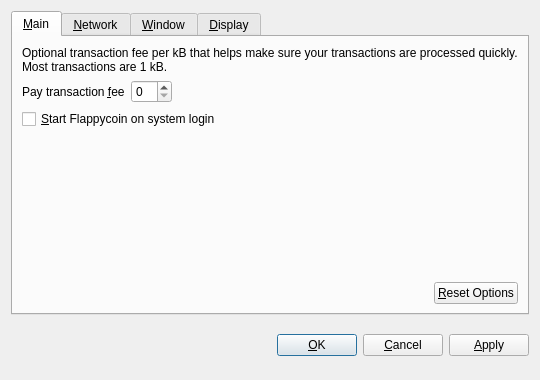
<?xml version="1.0" encoding="UTF-8"?>
<ui version="4.0">
 <class>OptionsDialog</class>
 <widget class="QDialog" name="OptionsDialog">
  <property name="geometry">
   <rect>
    <x>0</x>
    <y>0</y>
    <width>540</width>
    <height>380</height>
   </rect>
  </property>
  <property name="windowTitle">
   <string>Options</string>
  </property>
  <property name="modal">
   <bool>true</bool>
  </property>
  <layout class="QVBoxLayout" name="verticalLayout">
   <item>
    <widget class="QTabWidget" name="tabWidget">
     <property name="tabPosition">
      <enum>QTabWidget::North</enum>
     </property>
     <property name="currentIndex">
      <number>0</number>
     </property>
     <widget class="QWidget" name="tabMain">
      <attribute name="title">
       <string>&amp;Main</string>
      </attribute>
      <layout class="QVBoxLayout" name="verticalLayout_Main">
       <item>
        <widget class="QLabel" name="transactionFeeInfoLabel">
         <property name="text">
          <string>Optional transaction fee per kB that helps make sure your transactions are processed quickly. Most transactions are 1 kB.</string>
         </property>
         <property name="textFormat">
          <enum>Qt::PlainText</enum>
         </property>
         <property name="wordWrap">
          <bool>true</bool>
         </property>
        </widget>
       </item>
       <item>
        <layout class="QHBoxLayout" name="horizontalLayout_1_Main">
         <item>
          <widget class="QLabel" name="transactionFeeLabel">
           <property name="text">
            <string>Pay transaction &amp;fee</string>
           </property>
           <property name="textFormat">
            <enum>Qt::PlainText</enum>
           </property>
           <property name="buddy">
            <cstring>transactionFee</cstring>
           </property>
          </widget>
         </item>
         <item>
          <widget class="BitcoinAmountField" name="transactionFee"/>
         </item>
         <item>
          <spacer name="horizontalSpacer_1_Main">
           <property name="orientation">
            <enum>Qt::Horizontal</enum>
           </property>
           <property name="sizeHint" stdset="0">
            <size>
             <width>40</width>
             <height>20</height>
            </size>
           </property>
          </spacer>
         </item>
        </layout>
       </item>
       <item>
        <widget class="QCheckBox" name="bitcoinAtStartup">
         <property name="toolTip">
          <string>Automatically start Flappycoin after logging in to the system.</string>
         </property>
         <property name="text">
          <string>&amp;Start Flappycoin on system login</string>
         </property>
        </widget>
       </item>
       <item>
        <spacer name="verticalSpacer_Main">
         <property name="orientation">
          <enum>Qt::Vertical</enum>
         </property>
         <property name="sizeHint" stdset="0">
          <size>
           <width>20</width>
           <height>40</height>
          </size>
         </property>
        </spacer>
       </item>
       <item>
        <layout class="QHBoxLayout" name="horizontalLayout_2_Main">
         <item>
          <spacer name="horizontalSpacer_2_Main">
           <property name="orientation">
            <enum>Qt::Horizontal</enum>
           </property>
           <property name="sizeHint" stdset="0">
            <size>
             <width>40</width>
             <height>20</height>
            </size>
           </property>
          </spacer>
         </item>
         <item>
          <widget class="QPushButton" name="resetButton">
           <property name="toolTip">
            <string>Reset all client options to default.</string>
           </property>
           <property name="text">
            <string>&amp;Reset Options</string>
           </property>
           <property name="autoDefault">
            <bool>false</bool>
           </property>
          </widget>
         </item>
        </layout>
       </item>
      </layout>
     </widget>
     <widget class="QWidget" name="tabNetwork">
      <attribute name="title">
       <string>&amp;Network</string>
      </attribute>
      <layout class="QVBoxLayout" name="verticalLayout_Network">
       <item>
        <widget class="QCheckBox" name="mapPortUpnp">
         <property name="toolTip">
          <string>Automatically open the Flappycoin client port on the router. This only works when your router supports UPnP and it is enabled.</string>
         </property>
         <property name="text">
          <string>Map port using &amp;UPnP</string>
         </property>
        </widget>
       </item>
       <item>
        <widget class="QCheckBox" name="connectSocks">
         <property name="toolTip">
          <string>Connect to the Flappycoin network through a SOCKS proxy (e.g. when connecting through Tor).</string>
         </property>
         <property name="text">
          <string>&amp;Connect through SOCKS proxy:</string>
         </property>
        </widget>
       </item>
       <item>
        <layout class="QHBoxLayout" name="horizontalLayout_Network">
         <item>
          <widget class="QLabel" name="proxyIpLabel">
           <property name="text">
            <string>Proxy &amp;IP:</string>
           </property>
           <property name="textFormat">
            <enum>Qt::PlainText</enum>
           </property>
           <property name="buddy">
            <cstring>proxyIp</cstring>
           </property>
          </widget>
         </item>
         <item>
          <widget class="QValidatedLineEdit" name="proxyIp">
           <property name="maximumSize">
            <size>
             <width>140</width>
             <height>16777215</height>
            </size>
           </property>
           <property name="toolTip">
            <string>IP address of the proxy (e.g. 127.0.0.1)</string>
           </property>
          </widget>
         </item>
         <item>
          <widget class="QLabel" name="proxyPortLabel">
           <property name="text">
            <string>&amp;Port:</string>
           </property>
           <property name="textFormat">
            <enum>Qt::PlainText</enum>
           </property>
           <property name="buddy">
            <cstring>proxyPort</cstring>
           </property>
          </widget>
         </item>
         <item>
          <widget class="QLineEdit" name="proxyPort">
           <property name="maximumSize">
            <size>
             <width>55</width>
             <height>16777215</height>
            </size>
           </property>
           <property name="toolTip">
            <string>Port of the proxy (e.g. 9050)</string>
           </property>
          </widget>
         </item>
         <item>
          <widget class="QLabel" name="socksVersionLabel">
           <property name="text">
            <string>SOCKS &amp;Version:</string>
           </property>
           <property name="textFormat">
            <enum>Qt::PlainText</enum>
           </property>
           <property name="buddy">
            <cstring>socksVersion</cstring>
           </property>
          </widget>
         </item>
         <item>
          <widget class="QValueComboBox" name="socksVersion">
           <property name="toolTip">
            <string>SOCKS version of the proxy (e.g. 5)</string>
           </property>
          </widget>
         </item>
         <item>
          <spacer name="horizontalSpacer_Network">
           <property name="orientation">
            <enum>Qt::Horizontal</enum>
           </property>
           <property name="sizeHint" stdset="0">
            <size>
             <width>40</width>
             <height>20</height>
            </size>
           </property>
          </spacer>
         </item>
        </layout>
       </item>
       <item>
        <spacer name="verticalSpacer_Network">
         <property name="orientation">
          <enum>Qt::Vertical</enum>
         </property>
         <property name="sizeHint" stdset="0">
          <size>
           <width>20</width>
           <height>40</height>
          </size>
         </property>
        </spacer>
       </item>
      </layout>
     </widget>
     <widget class="QWidget" name="tabWindow">
      <attribute name="title">
       <string>&amp;Window</string>
      </attribute>
      <layout class="QVBoxLayout" name="verticalLayout_Window">
       <item>
        <widget class="QCheckBox" name="minimizeToTray">
         <property name="toolTip">
          <string>Show only a tray icon after minimizing the window.</string>
         </property>
         <property name="text">
          <string>&amp;Minimize to the tray instead of the taskbar</string>
         </property>
        </widget>
       </item>
       <item>
        <widget class="QCheckBox" name="minimizeOnClose">
         <property name="toolTip">
          <string>Minimize instead of exit the application when the window is closed. When this option is enabled, the application will be closed only after selecting Quit in the menu.</string>
         </property>
         <property name="text">
          <string>M&amp;inimize on close</string>
         </property>
        </widget>
       </item>
       <item>
        <spacer name="verticalSpacer_Window">
         <property name="orientation">
          <enum>Qt::Vertical</enum>
         </property>
         <property name="sizeHint" stdset="0">
          <size>
           <width>20</width>
           <height>40</height>
          </size>
         </property>
        </spacer>
       </item>
      </layout>
     </widget>
     <widget class="QWidget" name="tabDisplay">
      <attribute name="title">
       <string>&amp;Display</string>
      </attribute>
      <layout class="QVBoxLayout" name="verticalLayout_Display">
       <item>
        <layout class="QHBoxLayout" name="horizontalLayout_1_Display">
         <item>
          <widget class="QLabel" name="langLabel">
           <property name="text">
            <string>User Interface &amp;language:</string>
           </property>
           <property name="textFormat">
            <enum>Qt::PlainText</enum>
           </property>
           <property name="buddy">
            <cstring>lang</cstring>
           </property>
          </widget>
         </item>
         <item>
          <widget class="QValueComboBox" name="lang">
           <property name="toolTip">
            <string>The user interface language can be set here. This setting will take effect after restarting Flappycoin.</string>
           </property>
          </widget>
         </item>
        </layout>
       </item>
       <item>
        <layout class="QHBoxLayout" name="horizontalLayout_2_Display">
         <item>
          <widget class="QLabel" name="unitLabel">
           <property name="text">
            <string>&amp;Unit to show amounts in:</string>
           </property>
           <property name="textFormat">
            <enum>Qt::PlainText</enum>
           </property>
           <property name="buddy">
            <cstring>unit</cstring>
           </property>
          </widget>
         </item>
         <item>
          <widget class="QValueComboBox" name="unit">
           <property name="toolTip">
            <string>Choose the default subdivision unit to show in the interface and when sending coins.</string>
           </property>
          </widget>
         </item>
        </layout>
       </item>
       <item>
        <widget class="QCheckBox" name="displayAddresses">
         <property name="toolTip">
          <string>Whether to show Flappycoin addresses in the transaction list or not.</string>
         </property>
         <property name="text">
          <string>&amp;Display addresses in transaction list</string>
         </property>
        </widget>
       </item>
       <item>
        <widget class="QCheckBox" name="coinControlFeatures">
         <property name="toolTip">
          <string>Whether to show coin control features or not.</string>
         </property>
         <property name="text">
          <string>Display coin &amp;control features (experts only!)</string>
         </property>
        </widget>
       </item>
       <item>
        <spacer name="verticalSpacer_Display">
         <property name="orientation">
          <enum>Qt::Vertical</enum>
         </property>
         <property name="sizeHint" stdset="0">
          <size>
           <width>20</width>
           <height>40</height>
          </size>
         </property>
        </spacer>
       </item>
      </layout>
     </widget>
    </widget>
   </item>
   <item>
    <layout class="QHBoxLayout" name="horizontalLayout_Buttons">
     <item>
      <spacer name="horizontalSpacer_1">
       <property name="orientation">
        <enum>Qt::Horizontal</enum>
       </property>
       <property name="sizeHint" stdset="0">
        <size>
         <width>40</width>
         <height>48</height>
        </size>
       </property>
      </spacer>
     </item>
     <item>
      <widget class="QLabel" name="statusLabel">
       <property name="font">
        <font>
         <weight>75</weight>
         <bold>true</bold>
        </font>
       </property>
       <property name="text">
        <string/>
       </property>
       <property name="textFormat">
        <enum>Qt::PlainText</enum>
       </property>
       <property name="wordWrap">
        <bool>true</bool>
       </property>
      </widget>
     </item>
     <item>
      <spacer name="horizontalSpacer_2">
       <property name="orientation">
        <enum>Qt::Horizontal</enum>
       </property>
       <property name="sizeHint" stdset="0">
        <size>
         <width>40</width>
         <height>48</height>
        </size>
       </property>
      </spacer>
     </item>
     <item>
      <widget class="QPushButton" name="okButton">
       <property name="text">
        <string>&amp;OK</string>
       </property>
      </widget>
     </item>
     <item>
      <widget class="QPushButton" name="cancelButton">
       <property name="text">
        <string>&amp;Cancel</string>
       </property>
       <property name="autoDefault">
        <bool>false</bool>
       </property>
      </widget>
     </item>
     <item>
      <widget class="QPushButton" name="applyButton">
       <property name="text">
        <string>&amp;Apply</string>
       </property>
       <property name="autoDefault">
        <bool>false</bool>
       </property>
      </widget>
     </item>
    </layout>
   </item>
  </layout>
 </widget>
 <customwidgets>
  <customwidget>
   <class>BitcoinAmountField</class>
   <extends>QSpinBox</extends>
   <header>bitcoinamountfield.h</header>
  </customwidget>
  <customwidget>
   <class>QValueComboBox</class>
   <extends>QComboBox</extends>
   <header>qvaluecombobox.h</header>
  </customwidget>
  <customwidget>
   <class>QValidatedLineEdit</class>
   <extends>QLineEdit</extends>
   <header>qvalidatedlineedit.h</header>
  </customwidget>
 </customwidgets>
 <resources/>
 <connections/>
</ui>
